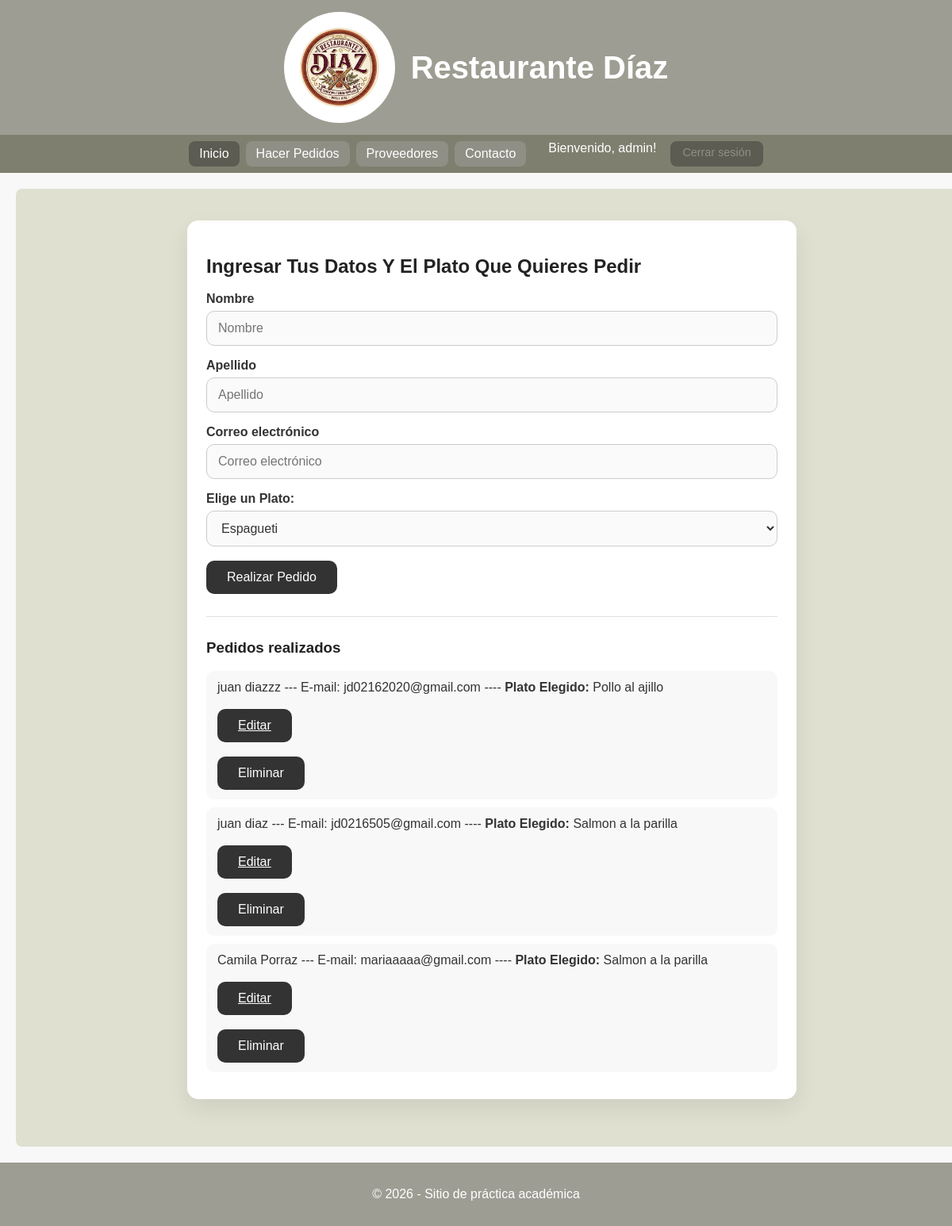
The app's page /pedidos (signed in), older data.
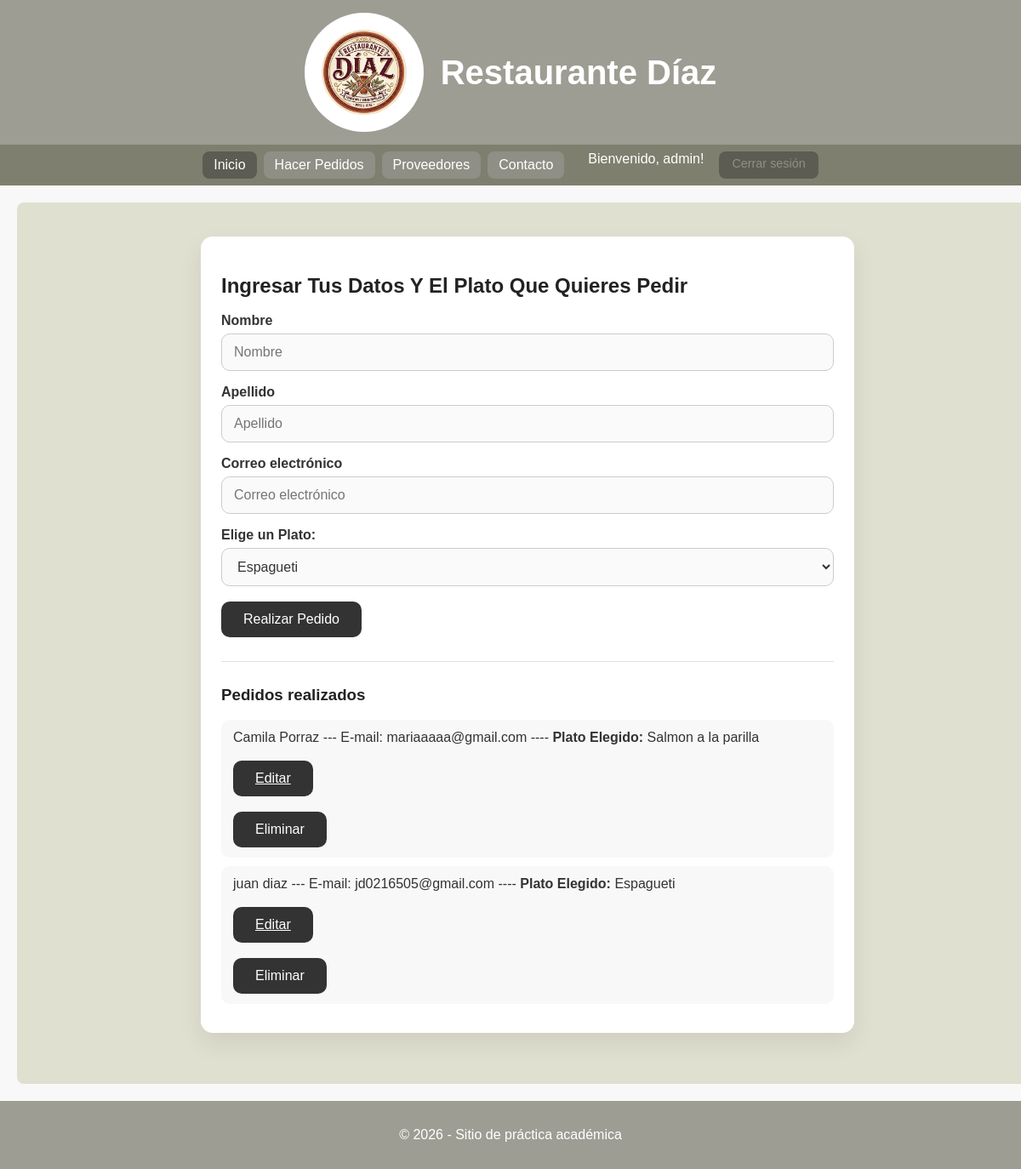
The same page, newer data.
### tables this page shows
CREATE TABLE usuarios (
    id INTEGER PRIMARY KEY AUTOINCREMENT,
    nombre TEXT NOT NULL,
    apellido TEXT NOT NULL,
    email TEXT NOT NULL,
    opcion TEXT NOT NULL
        );

### paginas/shop.py (the view, shortened to what this page needs)
@shop_bp.route('/pedidos', methods=['GET', 'POST'])
def pedidos():
    conn = get_connection()
    usuarios = conn.execute('SELECT id, nombre, apellido, email, opcion FROM usuarios').fetchall()
    conn.close()
    return render_template('pedidos.html', usuarios=usuarios)

### app.py (called while the page is built)
@app.before_request
def require_login():
    allowed = ('login', 'register', 'static')
    if request.endpoint in allowed:
        return
    if 'username' not in session:
        return redirect(url_for('login'))

### db.py (called while the page is built)
def get_connection():
    conn = sqlite3.connect('usuarios.db')
    conn.row_factory = sqlite3.Row
    return conn

### templates/pedidos.html (shortened to what this page needs)
{% extends 'base.html' %}
{% block content %}
<div class="full-width">
    <div class="pedido-container">
<h2>Ingresar Tus Datos Y El Plato Que Quieres Pedir</h2>
        <form action="{{ url_for('shop.pedidos') }}" method="POST" class="pedido-form">
            <label for="nombre">Nombre</label>
            <input type="text" id="nombre" name="nombre" placeholder="Nombre" required>
            <label for="apellido">Apellido</label>
            <input type="text" id="apellido" name="apellido" placeholder="Apellido" required>
            <label for="email">Correo electrónico</label>
            <input type="email" id="email" name="email" placeholder="Correo electrónico" required>
            <label for="opciones">Elige un Plato:</label>
            <select id="opciones" name="opciones">
                <option value="Espagueti">Espagueti</option>
            </select>
            <button type="submit">Realizar Pedido</button>
        </form>
        <hr>
        <h3>Pedidos realizados</h3>
        <ul>
        {% for u in usuarios %}
            <li class="pedido-item">
                <span class="pedido-texto">
                    {{ u[1] }} {{ u[2] }} --- E-mail: {{ u[3] }} ---- <strong>Plato Elegido:</strong> {{ u[4] }}
                </span>
                <div class="acciones-container">
                    <a href="{{ url_for('edicion1.editar_pedido', id=u[0]) }}" class="btn-action btn-editar">Editar</a>
                    <form action="{{ url_for('edicion1.eliminar_pedido', id=u[0]) }}" method="POST" style="margin: 0;" onsubmit="return confirm('¿Estás seguro de que deseas eliminar este pedido?');">
                        <button type="submit" class="btn-action btn-eliminar">Eliminar</button>
                    </form>
                </div>
            </li>
        {% else %}
            <li>No hay pedidos aún.</li>
        {% endfor %}
        </ul>
    </div>
</div>
{% endblock %}

### templates/base.html (shortened to what this page needs)
<!DOCTYPE html>
<html lang="en">
<head>
</head>
<body>
    <header class="header" style="display: flex; align-items: center; justify-content: center; gap: 20px; padding: 15px;">
        <img src="{{ url_for('static', filename='images/Logo.png') }}"
             alt="Logo del restaurante"
             width="100"
             height="100"
             style="border-radius: 50%; object-fit: cover;">
        <h1 style="margin: 0; font-size: 2.5rem;">Restaurante Díaz</h1>
    </header>
    <nav class="nav">
        <a href="/" class="active">Inicio</a>
        {% if session.get('rol') in ['admin', 'chef','user'] %}
            <a href="/pedidos">Hacer Pedidos</a>
        {% endif %}
        {% if session.get('rol') in ['admin', 'user'] %}
            <a href="{{ url_for('entidades.listar_proveedores') }}">Proveedores</a>
        {% endif %}
        <a href="/contacto">Contacto</a>
        {% if session.get('username') %}
            <span style="color: white; margin-left: 20px;">Bienvenido, {{ session.get('username') }}!</span>
            <a href="{{ url_for('logout') }}" style="
                margin-left: 10px;
                color: #8f8f85;
                background-color: #5c5c52;
                padding: 6px 15px;
                border-radius: 8px;
                text-decoration: none;
                font-size: 0.9rem;
                 ">Cerrar sesión</a>
        {% endif %}
    </nav>
    <main class="container">
        {% block content %}{% endblock %}
    </main>
    <footer class="footer">
        <p>© 2026 - Sitio de práctica académica</p>
    </footer>
</body>
</html>
</html>

### templates/base.html (style rules this page uses)
body { font-family: Arial, sans-serif; margin: 0; padding: 0; background-color: #f8f8f8; }
header { background-color: #9D9D93; color: white; padding: 7px 13px; text-align: center; }
nav { display: flex; justify-content: center; gap: 8px; background-color: #7f7f6f; padding: 8px 0; }
nav a { color: white; text-decoration: none; padding: 7px 13px; border-radius: 8px; background-color: #8f8f85; transition: background-color 0.2s ease; }
nav a:hover, nav a.active { background-color: #5c5c52; }
main { padding: 20px; }
div.full-width { font-style: Arial, sans-serif; width: 100%; background-color: #e0e0d1; padding: 20px; border-radius: 8px; }
img { background: #ffffff; padding: 20px; }
.footer { background-color: #9D9D93; color: white; text-align: center; padding: 15px; }

### templates/pedidos.html (style rules this page uses)
.pedido-container { background: #ffffff; padding: 24px; border-radius: 14px; box-shadow: 0 12px 28px rgba(0, 0, 0, 0.08); max-width: 720px; margin: 20px auto 40px; }
.pedido-container h2, .pedido-container h3 { color: #222222; margin-bottom: 18px; }
.pedido-container label { display: block; margin: 16px 0 6px; color: #333333; font-weight: 700; }
.pedido-container input[type="text"], .pedido-container input[type="email"], .pedido-container select { width: 100%; padding: 12px 14px; border: 1px solid #cccccc; border-radius: 10px; background: #fafafa; color: #333333; font-size: 1rem; box-sizing: border-box; transition: border-color 0.2s ease, box-shadow 0.2s ease; }
.pedido-container button { display: inline-block; margin-top: 18px; background: #333333; color: #ffffff; border: none; border-radius: 10px; padding: 12px 26px; cursor: pointer; font-size: 1rem; transition: background 0.2s ease; }
.pedido-container hr { border: none; border-top: 1px solid #e0e0e0; margin: 28px 0; }
.btn-editar { display: inline-block; margin-top: 18px; background: #333333; color: #ffffff; border: none; border-radius: 10px; padding: 12px 26px; cursor: pointer; font-size: 1rem; transition: background 0.2s ease; }
.btn-eliminar { background: #d9534f; color: white; }
.pedido-container ul { list-style: none; padding-left: 0; margin: 0; }
.pedido-container li { background: #f8f8f8; border-radius: 10px; padding: 12px 14px; margin-bottom: 10px; color: #333333; }

Row changes from the older to the newer data that the page shows:
removed usuarios: nombre "juan", apellido "diazzz", email "jd02162020@gmail.com", opcion "Pollo al ajillo"
removed usuarios: nombre "juan", apellido "diaz", email "jd0216505@gmail.com", opcion "Salmon a la parilla"
added usuarios: nombre "juan", apellido "diaz", email "jd0216505@gmail.com", opcion "Espagueti"
